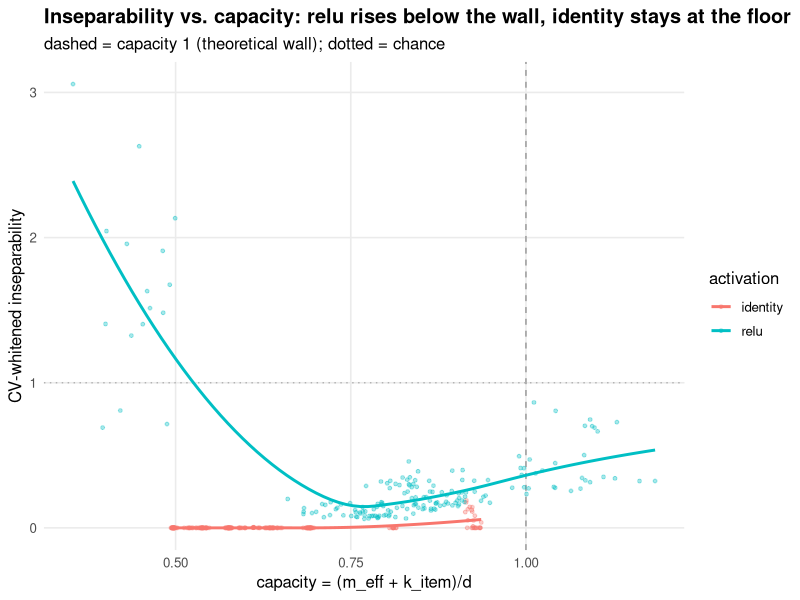
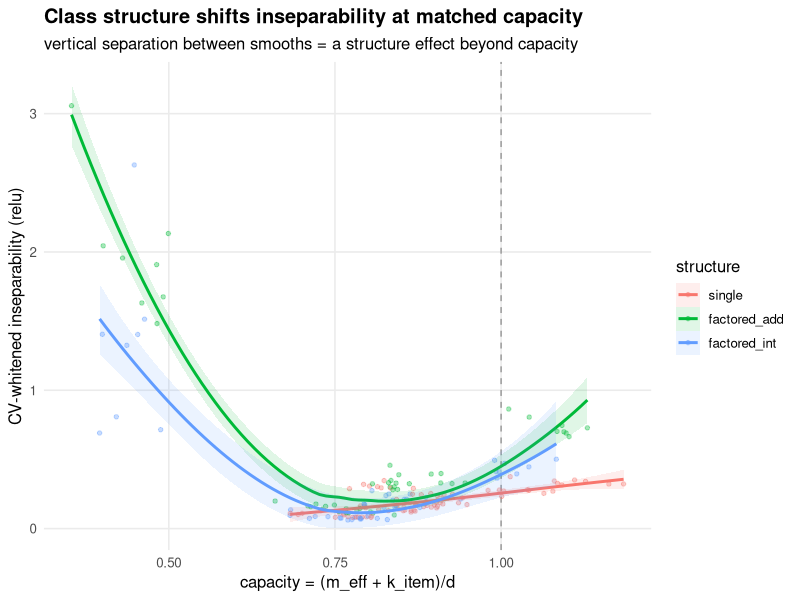

Reproduce these figures in R, in order.
## ---- chunk 1
knitr::opts_chunk$set(echo = TRUE, warning = FALSE, message = FALSE,
                      dpi = 110, fig.align = "center")
## ---- chunk 2
library(tidyverse); library(splines)
theme_set(theme_minimal(base_size = 12) +
            theme(panel.grid.minor = element_blank(), plot.title = element_text(face = "bold")))
## ---- chunk 3
num <- function(x) suppressWarnings(as.numeric(x))
dat <- read_csv(file.path("..", "data", "experiment5_capacity_matched_results.csv"),
                show_col_types = FALSE) %>%
  mutate(across(c(capacity, cvwh_hidden, m_eff, k_item, final_loss, n_over_d), num),
         d = as.integer(d),
         structure = factor(structure, levels = c("single", "factored_add", "factored_int")),
         activation = factor(activation)) %>%
  mutate(uniform_loss = log(1000),
         converged = final_loss < uniform_loss - 0.4,
         artifact  = cvwh_hidden > 1.05 & activation == "identity")  # gauge-invariant linear can't exceed ~1 unless mis-estimated
glimpse(dat)
## ---- chunk 4
dat %>% count(structure, d, activation) %>%
  pivot_wider(names_from = activation, values_from = n) %>%
  knitr::kable(caption = "Cells present so far, by structure x d x activation")
## ---- chunk 5
dat %>% group_by(d, activation) %>%
  summarise(mean_cvwh = mean(cvwh_hidden, na.rm = TRUE),
            frac_gt1 = mean(cvwh_hidden > 1.05, na.rm = TRUE),
            mean_n_over_d = mean(n_over_d, na.rm = TRUE), n = n(), .groups = "drop") %>%
  knitr::kable(digits = 3, caption = "Identity should be ~0; frac_gt1 should be ~0 (clean measurement)")
## ---- chunk 6
dat %>% filter(converged) %>%
  ggplot(aes(capacity, cvwh_hidden, colour = activation)) +
  geom_vline(xintercept = 1, linetype = 2, colour = "grey60") +
  geom_hline(yintercept = 1, linetype = 3, colour = "grey70") +
  geom_point(alpha = 0.35, size = 1) +
  geom_smooth(method = "loess", se = FALSE, span = 0.9, linewidth = 1) +
  labs(title = "Inseparability vs. capacity: relu rises below the wall, identity stays at the floor",
       subtitle = "dashed = capacity 1 (theoretical wall); dotted = chance",
       x = "capacity = (m_eff + k_item)/d", y = "CV-whitened inseparability")
## ---- chunk 7
relu <- dat %>% filter(activation == "relu", converged, !is.na(capacity))
relu %>%
  ggplot(aes(capacity, cvwh_hidden, colour = structure, fill = structure)) +
  geom_vline(xintercept = 1, linetype = 2, colour = "grey60") +
  geom_point(alpha = 0.35, size = 1.2) +
  geom_smooth(method = "loess", se = TRUE, span = 1.0, alpha = 0.12, linewidth = 1) +
  labs(title = "Class structure shifts inseparability at matched capacity",
       subtitle = "vertical separation between smooths = a structure effect beyond capacity",
       x = "capacity = (m_eff + k_item)/d", y = "CV-whitened inseparability (relu)")
## ---- chunk 8
relu %>%
  mutate(cap_bin = cut(capacity, c(0.4, 0.6, 0.8, 1.0, 1.3, 9))) %>%
  group_by(cap_bin, structure) %>%
  summarise(cvwh = mean(cvwh_hidden), mean_cap = mean(capacity), n = n(), .groups = "drop") %>%
  select(cap_bin, structure, mean_cap, cvwh, n) %>%
  pivot_wider(names_from = structure, values_from = c(cvwh, n, mean_cap)) %>%
  knitr::kable(digits = 3, caption = "relu cvwh by capacity bin x structure (check mean_cap ~ matched within bin)")
## ---- chunk 9
fit_dat <- relu %>% filter(capacity >= 0.5, capacity <= 1.3)
fit <- lm(cvwh_hidden ~ ns(capacity, 4) + structure, data = fit_dat)
co <- as.data.frame(coef(summary(fit))); co$term <- rownames(co)
co %>% filter(grepl("structure", term)) %>%
  select(term, Estimate, `Std. Error`, `Pr(>|t|)`) %>%
  knitr::kable(digits = 4, caption = "Structure shift at matched capacity (vs single). >0 = more inseparable.")
cat(sprintf("n = %d cells in the matched-capacity regression\n", nrow(fit_dat)))
## ---- chunk 10
cat("
- **Measurement fix confirmed** if identity ~0 and no cvwh>1 artifacts across d
  (including d=64): the Exp-4 high-d contamination is gone.
- **Learned regime**: relu elevated above the identity floor for capacity < 1 =
  the model represents class and item as partially inseparable even when a
  separable code is achievable.
- **Structure beyond capacity**: if the `structure` coefficients are non-zero, class
  *organization* matters, not just class *amount* -- the answer to Exp 5's question.
- **Read additive-vs-interacting cautiously**: `factored_int` carries more category
  tokens (factor-pair landmarks) than `factored_add`, so the direction likely
  reflects *cue richness* (more landmarks -> cleaner category -> more separable),
  not interaction per se. A token-budget-matched generator is the clean follow-up.
")
